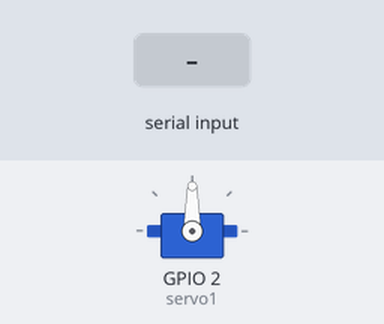
Bench run of a sketch on a simulated ESP32. Shown: servo. The inputs (shaded band) are chosen by the test bench. What the sketch prints to the serial monitor is not drawn.

Above: at 2.2 s.
2.3 s: "30,150\n" received over Serial
At 4.6 s:
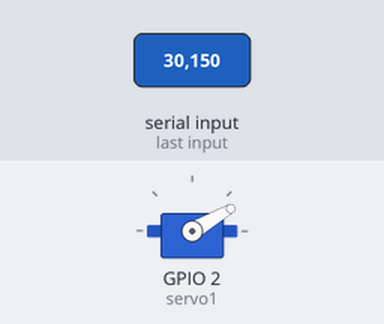
5.2 s: "5\n" received over Serial
At 7.4 s:
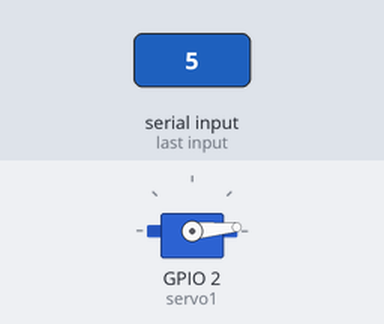
7.7 s: "200\n" received over Serial
At 11.9 s:
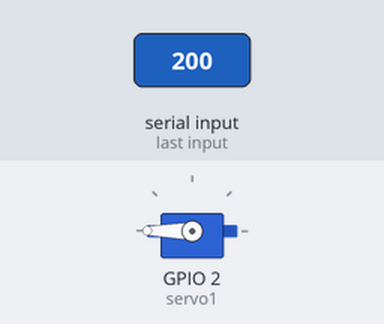
Timing chart, 0 to 13.4 s (numbered marks = the images above; inputs shaded):
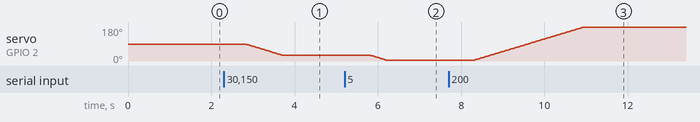

Measured:
- after the input at 2.3 s, servo on GPIO 2 (servo1): moves from 90° to 30° over 0.90 s, starting after 0.52 s
- after the input at 5.2 s, servo on GPIO 2 (servo1): moves from 30° to 5° over 0.36 s, starting after 0.63 s
- after the input at 7.7 s, servo on GPIO 2 (servo1): moves from 5° to 180° over 2.6 s, starting after 0.62 s

The sketch:

sketch_sep2a.ino
```cpp
#include <ESP32Servo.h>
int num;
int pos = 90;
Servo servo1;

void setup() {
  // put your setup code here, to run once:
  Serial.begin(9600);
  Serial.println("Hello, ESP32!");
  servo1.attach(2);
}

void loop() {
  if(Serial.available() > 0){
    num = Serial.parseInt();
    if(pos < num){
      for(int i = pos; i <= num; i++)
      {
        servo1.write(i);
        delay(15);
        Serial.print(i);
      }
    }
    else{
      for(int i = pos; i >= num; i--)
      {
        servo1.write(i);
        delay(15);
        Serial.print(i);
      }
    }

    pos = num;
    while(Serial.available() > 0){
      Serial.read();
    }
  }

  Serial.println(pos);
  delay(700);
}
```
